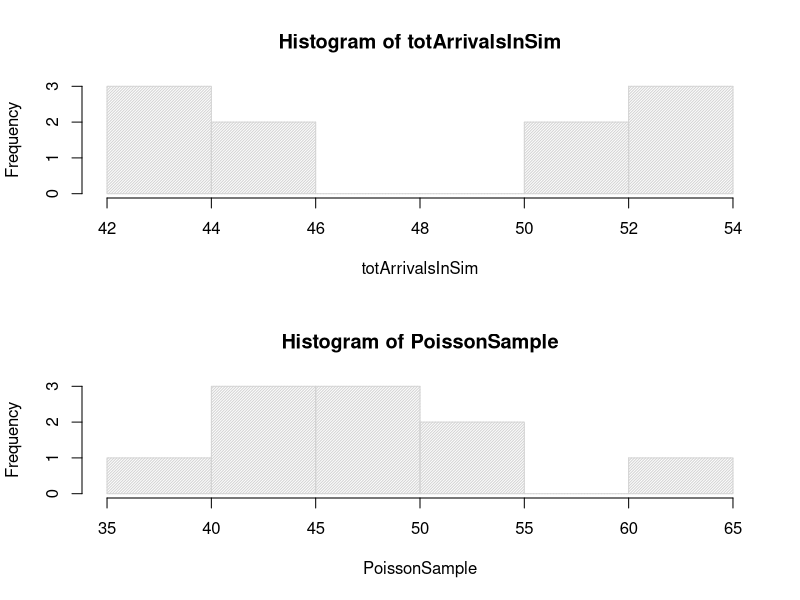
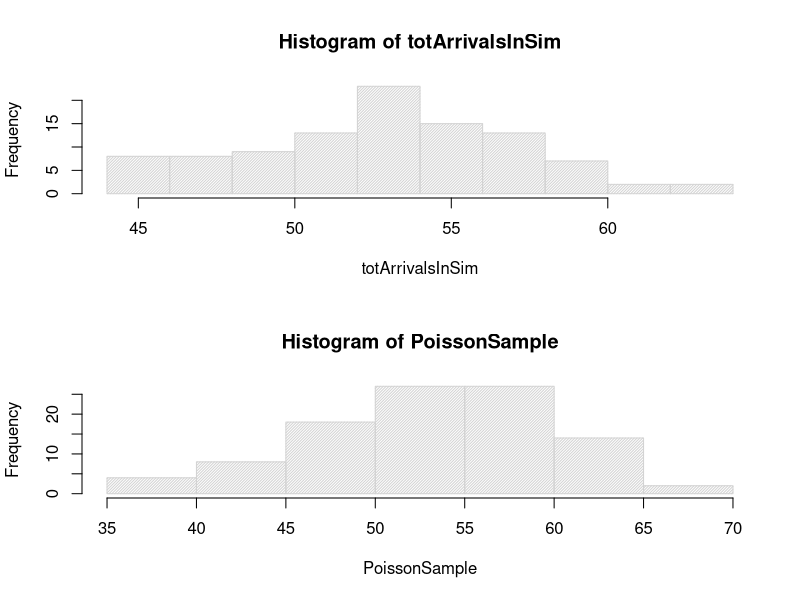
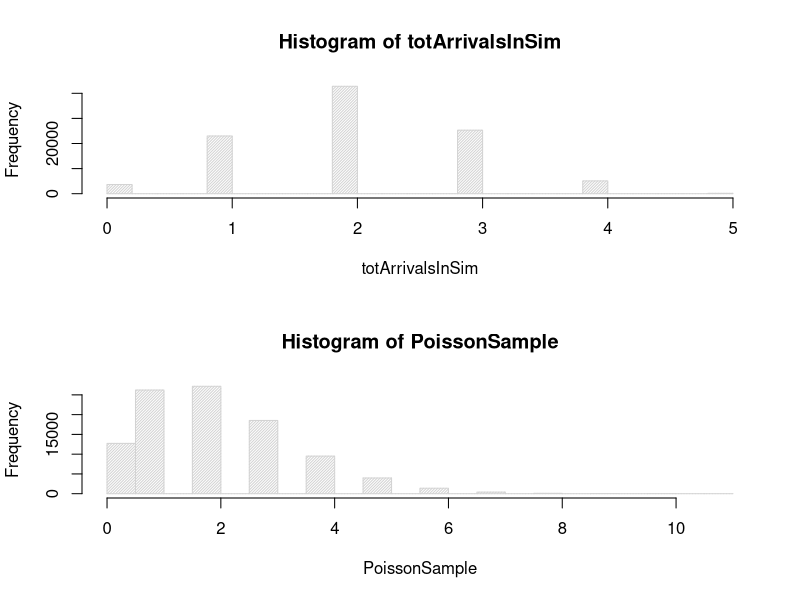

The R source for these figures, in order:
## ---- chunk 1
Sys.setenv(HTTP_PROXY = "c1proxy.frb.org:8080")
Sys.setenv(HTTPS_PROXY = "c1proxy.frb.org:8080")
Sys.setenv(SPARK_HOME = "/usr/hdp/current/spark2-client")
Sys.setenv(SPARK_CONF_DIR= "/usr/hdp/current/spark2-client/conf/")

library(knitr)
library(rmarkdown)
knitr::opts_chunk$set(echo = TRUE)


## ---- chunk 2
exp(-(1/3))*exp(-(1/2))*((1/3)^2)/2
## ---- chunk 3
1- (((1/2)^2)*exp(-(1/2))/2)
## ---- chunk 4
poisson <- function(lam,s,n) {
  ((lam*s)^n)*(exp(-lam*s))/factorial(n)
}

pn2_1 <- poisson(2,2,1)
pn3_4 <- poisson(2,3,4)
pn5_5 <- poisson(2,5,5)
pn2_1 * pn3_4 * pn5_5

## ---- chunk 5
pn2_1 <- poisson(2,2,1)
pn3_2 <- poisson(2,3,2) 

## ---- chunk 6

## example 2 in the notes
pn12 <- poisson(4,1,1)
pn0 <- poisson(4,1,0)
pn12 + pn0

## example 3 in the notes
pn11 <- poisson(2,1,1)
pn34 <- poisson(2,2,4)
(pn11 * pn34 / pn11)

exp(-4)*4^3/factorial(3)

## ---- chunk 7

poissonProcess = function(tot, n,lambda, s, nmbSim) {
	
    #  initiating vector where I will store all of my estimates
    	vectorOfFractions = c(rep(0,nmbSim))
    
    
    #  Simulating the Poisson process nmbSim times
	    for (j in 1:nmbSim) {
	
			#  simulating little t values (incremental arrival times of customers)
				tVec = rexp(tot,lambda);
			# calculating big T values   (summing up the times)
				TVec = cumsum(tVec)
			#  Calculating the fraction of customers that arrive before time s
				fracLessThenS = length(TVec[TVec < s])
			#  Storing it in 'vectorOfFractions'
				if (fracLessThenS == n) {
					vectorOfFractions[j] = 1;
				}
	    }
    	print(fracLessThenS)
		
		estProb = mean(vectorOfFractions);
		paste("estimated Probability = ", estProb);
}

## tot is the number of increments (time increments)
## n is the number of customers that arrive P(N(X)=n)
## s is the time before the customer arrives
nbs <- poissonProcess(tot=100,n=100 ,lambda = 2, s=50, nmbSim = 1000)
dpois(100,2)

## ---- chunk 8
differentArrivalProbs = function(n,uppLimit, nmbSimulations) {

	### Simulating the different probabilities of arrival
	
	arrivalProbs = runif(n,0,uppLimit);
	totArrivalsInSim = rep(0,nmbSimulations);

	for (jSim in 1:nmbSimulations) {
	
		### Generating arrival variates
	
			arriveOrNot = rbinom(n,1,arrivalProbs);
			totArrivals = sum(arriveOrNot);
			totArrivalsInSim[jSim] = totArrivals;
			
		}
		
	par(mfrow = c(2,1))	
	hist(totArrivalsInSim, density = 50);
	
	
	##### Now generating and displaying Poisson Sample
	
	Lambda = sum(arrivalProbs)
	PoissonSample = rpois(nmbSimulations, Lambda)
	hist(PoissonSample, density = 50)
	
}

differentArrivalProbs(n=100,uppLimit=1,nmbSimulations=10)
differentArrivalProbs(n=100,uppLimit=1,nmbSimulations=100)
differentArrivalProbs(n=5,uppLimit=1,nmbSimulations=100000)
